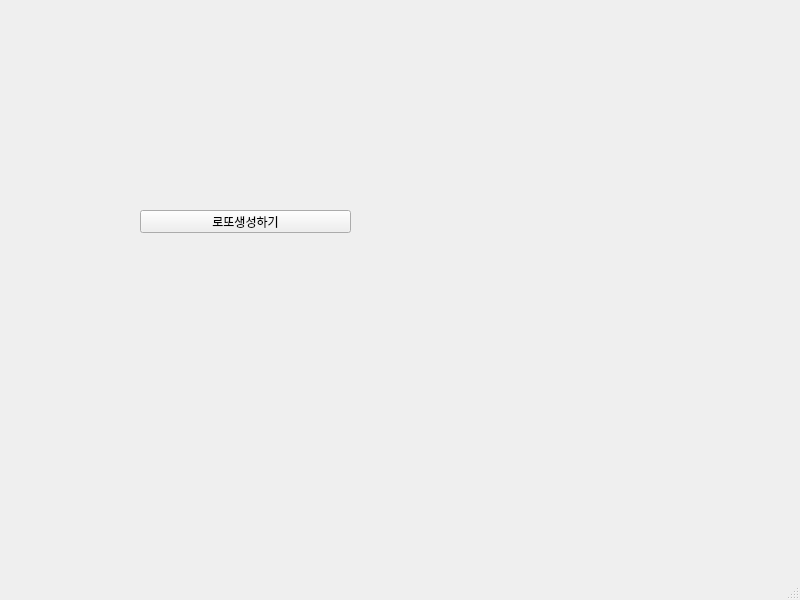
<?xml version="1.0" encoding="UTF-8"?>
<ui version="4.0">
 <class>MainWindow</class>
 <widget class="QMainWindow" name="MainWindow">
  <property name="geometry">
   <rect>
    <x>0</x>
    <y>0</y>
    <width>800</width>
    <height>600</height>
   </rect>
  </property>
  <property name="windowTitle">
   <string>MainWindow</string>
  </property>
  <widget class="QWidget" name="centralwidget">
   <widget class="QLabel" name="lbl1">
    <property name="geometry">
     <rect>
      <x>140</x>
      <y>180</y>
      <width>56</width>
      <height>12</height>
     </rect>
    </property>
    <property name="text">
     <string>__</string>
    </property>
   </widget>
   <widget class="QLabel" name="lbl2">
    <property name="geometry">
     <rect>
      <x>180</x>
      <y>180</y>
      <width>56</width>
      <height>12</height>
     </rect>
    </property>
    <property name="text">
     <string>__</string>
    </property>
   </widget>
   <widget class="QLabel" name="lbl3">
    <property name="geometry">
     <rect>
      <x>220</x>
      <y>180</y>
      <width>56</width>
      <height>12</height>
     </rect>
    </property>
    <property name="text">
     <string>__</string>
    </property>
   </widget>
   <widget class="QLabel" name="lbl4">
    <property name="geometry">
     <rect>
      <x>260</x>
      <y>180</y>
      <width>56</width>
      <height>12</height>
     </rect>
    </property>
    <property name="text">
     <string>__</string>
    </property>
   </widget>
   <widget class="QLabel" name="lbl5">
    <property name="geometry">
     <rect>
      <x>300</x>
      <y>180</y>
      <width>56</width>
      <height>12</height>
     </rect>
    </property>
    <property name="text">
     <string>__</string>
    </property>
   </widget>
   <widget class="QLabel" name="lbl6">
    <property name="geometry">
     <rect>
      <x>340</x>
      <y>180</y>
      <width>56</width>
      <height>12</height>
     </rect>
    </property>
    <property name="text">
     <string>__</string>
    </property>
   </widget>
   <widget class="QPushButton" name="pb">
    <property name="geometry">
     <rect>
      <x>140</x>
      <y>210</y>
      <width>211</width>
      <height>23</height>
     </rect>
    </property>
    <property name="text">
     <string>로또생성하기</string>
    </property>
   </widget>
  </widget>
  <widget class="QMenuBar" name="menubar">
   <property name="geometry">
    <rect>
     <x>0</x>
     <y>0</y>
     <width>800</width>
     <height>21</height>
    </rect>
   </property>
  </widget>
  <widget class="QStatusBar" name="statusbar"/>
 </widget>
 <resources/>
 <connections/>
</ui>
